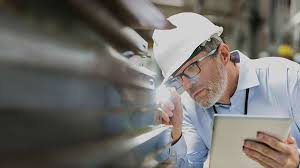
#> input picture firstimage.jpg, 300 x 168 px
$ python tn_generator_test.py
#> lines starting #> are read from the running program, lines starting #| are printed output that depends on the picture
# importing Image class from PIL package
from PIL import Image

# creating a object
image = Image.open(r"firstimage.jpg")
#> image is the input picture: PIL image 300x168 RGB; mean R, G, B 113.2, 110.8, 106.6
MAX_SIZE = (100, 100)

image.thumbnail(MAX_SIZE)
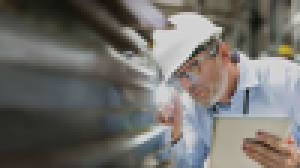
#> image: PIL image 100x56 RGB (shown 3 times larger); mean R, G, B 113.2, 110.8, 106.6

# creating thumbnail
image.save('pythonthumb.png')
image.show()
